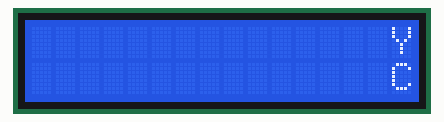
Recording of a sketch running on a simulated Arduino Uno, built with avr-gcc and run on an emulated ATmega328P. Shown: 16×2 character LCD.

Above: at 0.38 s.
At 1.0 s:
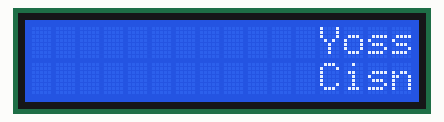
At 1.42 s:
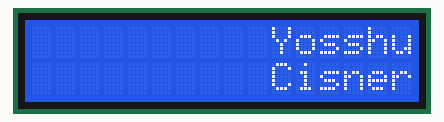
At 1.84 s:
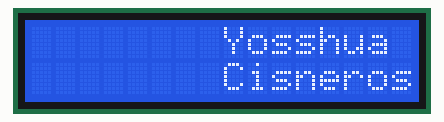
At 2.26 s:
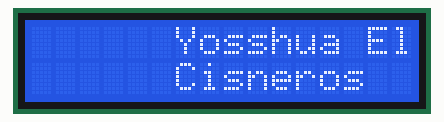
At 3.2 s:
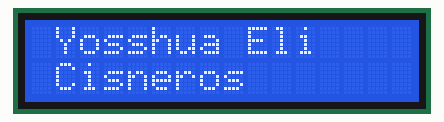

Measured:
- by itself, everything shown: repeats every 3.9 s, in 16 steps
- what the display in image 5 shows lasts 0.7 s, from 3.2 s to 3.9 s

The sketch:

P2_4_2_2.ino
```cpp
#include <LiquidCrystal.h> // include the library code:
LiquidCrystal lcd(12, 11, 5, 4, 3, 2); // initialize the interface pins
void setup() {
lcd.begin(16, 2); // set up the LCD's number of columns and rows:
}
void loop() {
  char nom[] = "Yosshua Eli     ";
  char ap[] = "Cisneros        ";
  ///lcd.setCursor(Col,row);
  for(int i =0; i < 16; i++){
    /// en blanco
    for(int j = 0; j < 16-i; j++){
      lcd.setCursor(j,0);
      lcd.print(" ");
      lcd.setCursor(j,1);
      lcd.print(" ");
    }
    for(int j = 16-i; j < 16; j++){
      lcd.setCursor(j,0);
      lcd.print(nom[j-16+i]);
      lcd.setCursor(j,1);
      lcd.print(ap[j-16+i]);
    }
    delay(200);
  }
  delay("400");
  lcd.setCursor(0,0);
  lcd.write("                ");
  lcd.setCursor(0,1);
  lcd.write("                ");


}
```
